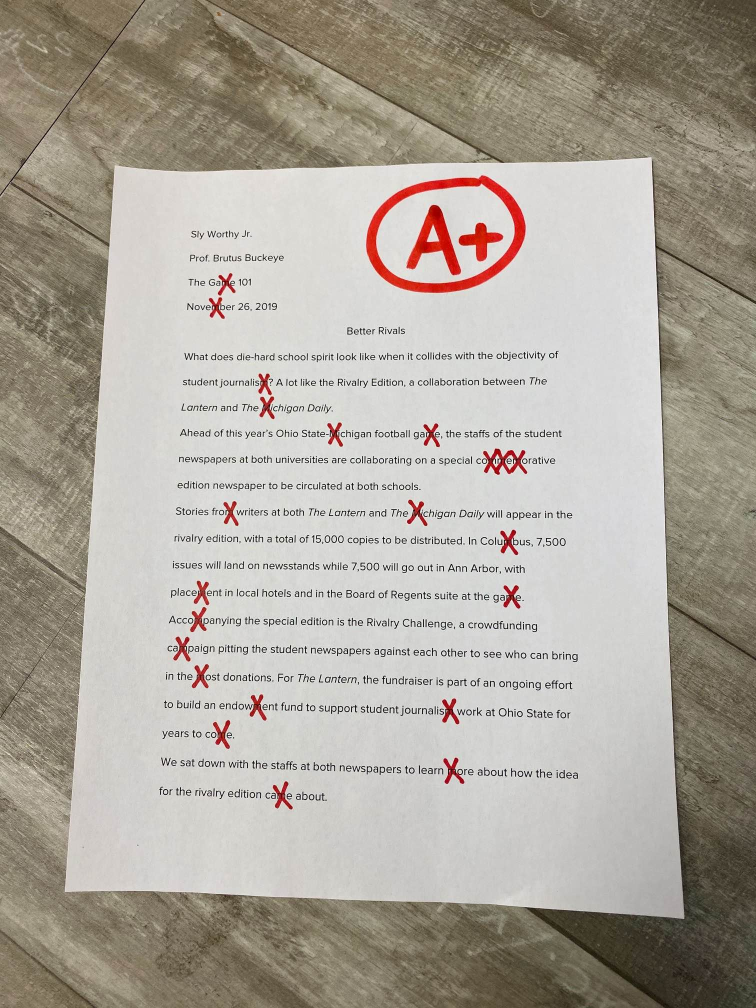
%> input picture test3.jpg, 1512 x 2016 px (shown at 1/2 size)
$ octave project.m   (GNU Octave 9; MATLAB toolbox functions it lacks are replaced by stand-ins)
%> lines starting %> are read from the running program, lines starting %| are printed output that depends on the picture
clear all;
close all;

%%%%%%%%%%%
% (Part 1)
%%%%%%%%%%%
filename = input('Name of file to scan including extension (in quotes): ');
%> the answer given: 'test3.jpg'
im = imread(filename);
%> im is the input picture: size 2016x1512x3 uint8; mean R, G, B 172.4, 165.9, 155.7
height = size(im, 1);
%> height = 2016
width = size(im, 2);
%> width = 1512
aspectRatio = height/width;
%> aspectRatio = 1.33
widthResize = 512;
heightResize = round(widthResize * aspectRatio);
%> heightResize = 683
imResize = imresize(im, [heightResize, widthResize]);
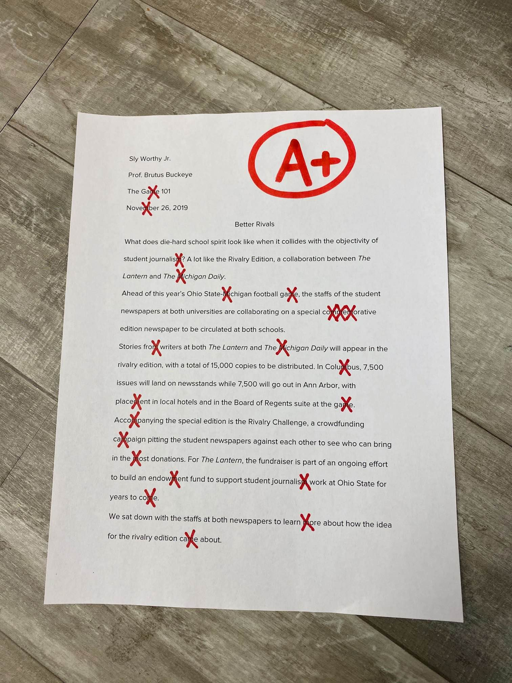
%> imResize: size 683x512x3 uint8; mean R, G, B 172.4, 165.9, 155.7
figure(1);
imshow(imResize);
axis on;
title('Part 1: resized input');
imwrite(imResize, "imResize.png");
imResizeGray = rgb2gray(imResize);
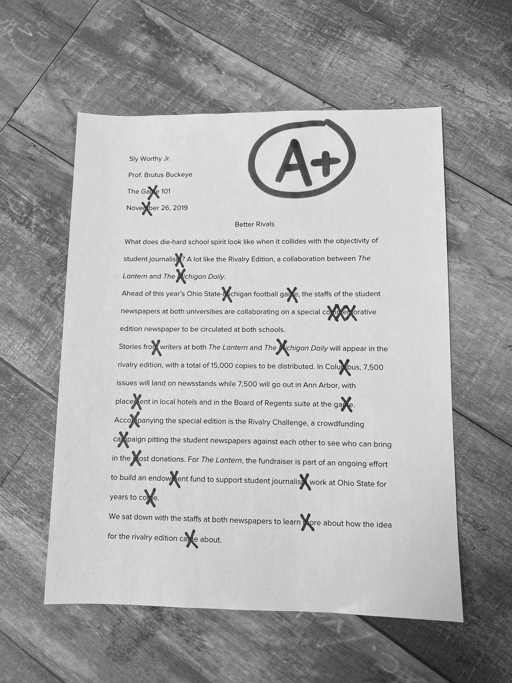
%> imResizeGray: size 683x512 uint8; min 18, max 255, mean 166.7
function getAllCorners = getAllCorners(edges, widthResize, heightResize)
    figure(2);
    imshow(edges);
    axis on;
    title('Part 1: edges');
    imwrite(edges, "edges.png");

    %%%%%%%%%%%
    % (Part 2)
    %%%%%%%%%%%

    d = round(sqrt(widthResize^2 + heightResize^2));
    lineVM = zeros(360, d, 1);
    [imEdgeY, imEdgeX] = find(edges == 1);
    numIterations = length(imEdgeX);
    h = waitbar(0, 'Processing...');
    c = 0;
    for i = 1:length(imEdgeX)
        x = imEdgeX(i);
        y = imEdgeY(i);
        for thetaDeg = 1:360
            thetaRad = deg2rad(thetaDeg);
	        r = round(cos(thetaRad)*x + sin(thetaRad)*y);
            if r > 0 && r <= d
		        lineVM(thetaDeg, r, 1) = lineVM(thetaDeg, r, 1) + 1;
            end
        end
        waitbar(i / numIterations, h, sprintf('Line Hough Progress: %d%%', round((i / numIterations) * 100)));
    end
    close(h);

    figure(3);
    imshow(lineVM/255);
    axis on;
    title('Part 2: 2D hough transform histogram');
    imwrite(lineVM/255, "lineVM.png");


    %%%%%%%%%%%
    % (Part 3)
    %%%%%%%%%%%

    numTopLines = 10;
    topLines = zeros(numTopLines, 3);

    lineVMTemp = lineVM;

    for k = 1:numTopLines
        [maxLineVM, i] = max(lineVMTemp(:));
        [thetaMaxLine, rMaxLine] = ind2sub(size(lineVMTemp), i);
        topLines(k, :) = [thetaMaxLine, rMaxLine, maxLineVM];

        rRange = max(1, rMaxLine-1):min(d, rMaxLine+1);
        thetaRange = max(1, thetaMaxLine-1):min(360, thetaMaxLine+1);
        lineVMTemp(thetaRange, rRange) = 0;
    end

    imLines = cat(3, edges, edges, edges);
    imLines = im2uint8(imLines);

    for k = 1:numTopLines
        thetaRad = deg2rad(topLines(k, 1));
        r = topLines(k, 2);

        for x = 1:widthResize
            y = round((-cos(thetaRad) / sin(thetaRad)) * x + (r / sin(thetaRad)));
            if y >= 1 && y <= heightResize
                imLines(y, x, 1) = 255;
                imLines(y, x, 2) = 0;
                imLines(y, x, 3) = 0;
            end
        end
    end

    figure(4);
    imshow(imLines);
    axis on;
    titleStr = sprintf("Part 3: %d selected lines superimposed onto edges image", numTopLines);
    title(titleStr);
    imwrite(imLines, "imLines.png")


    %%%%%%%%%%%
    % (Part 4)
    %%%%%%%%%%%

    % remove duplicate lines
    toleranceTheta = 80;
    toleranceR = 80;
    consolidatedLines = [];

    for i = 1:numTopLines
        currentLine = topLines(i, :);
        if isempty(consolidatedLines)
            consolidatedLines = currentLine;
        else
            isUnique = true;
            for j = 1:size(consolidatedLines, 1)
                if abs(currentLine(1) - consolidatedLines(j, 1)) <= toleranceTheta && ...
                   abs(currentLine(2) - consolidatedLines(j, 2)) <= toleranceR
                    if currentLine(3) > consolidatedLines(j, 3)
                        consolidatedLines(j, :) = currentLine;
                    end
                    isUnique = false;
                    break;
                end
            end
            if isUnique
                consolidatedLines = [consolidatedLines; currentLine];
            end
        end
    end

    % get all corners within bounds
    syms x y;
    validCorners = [];

    for i = 1:size(consolidatedLines, 1)
        for j = i+1:size(consolidatedLines, 1)
    % for i = 1:4
    %     for j = i+1:4
            line1 = consolidatedLines(i, :);
            thetaRad1 = deg2rad(line1(1));
            r1 = line1(2);
            m1 = -cos(thetaRad1) / sin(thetaRad1);
            b1 = r1 / sin(thetaRad1);
            line1Eq = y == m1*x+b1;

            line2 = consolidatedLines(j, :);
            thetaRad2 = deg2rad(line2(1));
            r2 = line2(2);
            m2 = -cos(thetaRad2) / sin(thetaRad2);
            b2 = r2 / sin(thetaRad2);
            line2Eq = y == m2*x+b2;

            if m1 == m2
                continue;
            end

            corner = solve([line1Eq, line2Eq], [x, y]);

            cornerX = round(double(corner.x));
            cornerY = round(double(corner.y));

            if cornerX >= 1 && cornerX <= widthResize && ...
               cornerY >= 1 && cornerY <= heightResize
               validCorners = [validCorners; cornerX, cornerY];
            end
        end
    end
    getAllCorners = validCorners;
end

% Initialize threshold for edge detection
threshold = 0.2;

% Perform edge detection with initial threshold
edges = edge(imResizeGray, 'canny', threshold);
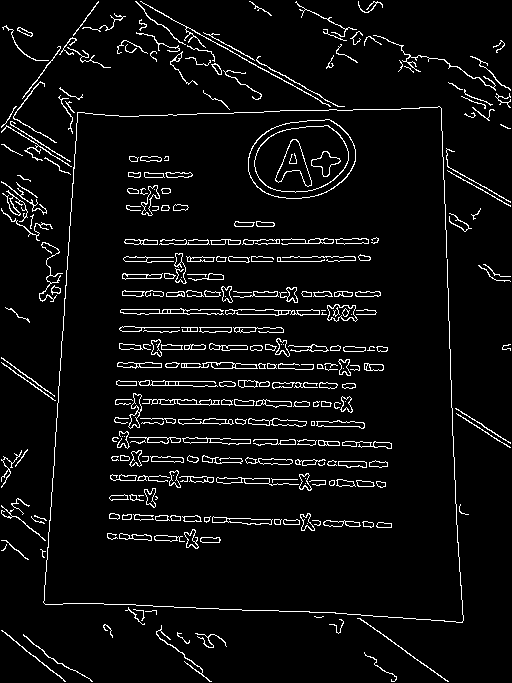
%> edges: size 683x512 logical; 5.4% white in thin lines or dots
[imEdgeY, imEdgeX] = find(edges == 1);
%> imEdgeY = 18790 values from 2 to 682; imEdgeX = 18790 values from 2 to 511
%> (the run ends here)
